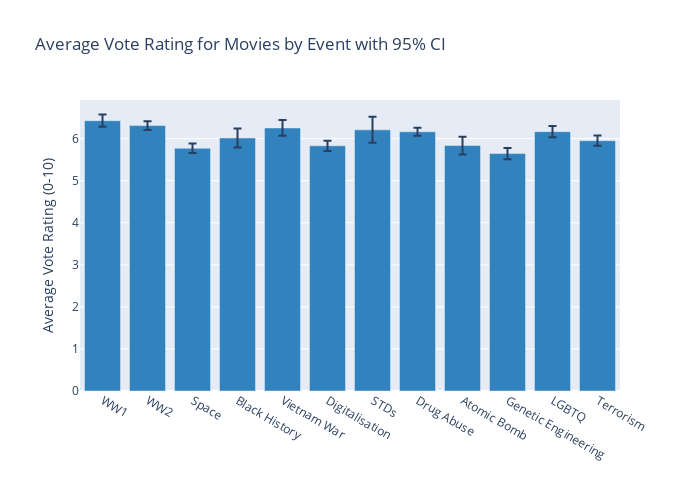

Here is the notebook cell this chart was saved with:
### Code cell
# Create the interactive barplot for vote_average

fig_vote = go.Figure()

fig_vote.add_trace(go.Bar(
    name = "Mean",
    x = events,
    y = all_averages_vote,
    marker = dict(color = f'rgb{tuple(int(x * 255) for x in cm.tab20c(0)[:3])}'),
    error_y = dict(
        type = 'data',
        symmetric = False,
        array = [(high - low) / 2 for low, high in zip(lower_bound_vote, upper_bound_vote)],
        arrayminus = [(high - low) / 2 for low, high in zip(lower_bound_vote, upper_bound_vote)]
    ),
))

fig_vote.update_layout(
    barmode = "group",
    width = 700,
    height = 500,
    xaxis_title = "",
    yaxis_title = "Average Vote Rating (0-10)",
    title = "Average Vote Rating for Movies by Event with 95% CI",
    
)

fig_vote.show()
# fig_vote.write_image("./plots/average_vote_average_bar.png")
#fig_vote.write_html("./plots/average_vote_average_bar.html")

### Figure 1 — Plotly figure (JSON) as saved in the notebook; plotly's stock layout.template omitted (floating-point values rounded to 4 significant figures)
{"data": [{"error_y": {"array": [0.1456, 0.105, 0.1128, 0.2259, 0.1863, 0.1219, 0.3088, 0.09371, 0.2105, 0.1338, 0.1363, 0.1208], "arrayminus": [0.1456, 0.105, 0.1128, 0.2259, 0.1863, 0.1219, 0.3088, 0.09371, 0.2105, 0.1338, 0.1363, 0.1208], "symmetric": false, "type": "data"}, "marker": {"color": "rgb(49, 130, 189)"}, "name": "Mean", "type": "bar", "x": ["WW1", "WW2", "Space", "Black History", "Vietnam War", "Digitalisation", "STDs", "Drug Abuse", "Atomic Bomb", "Genetic Engineering", "LGBTQ", "Terrorism"], "y": [6.428, 6.31, 5.771, 6.016, 6.255, 5.83, 6.209, 6.164, 5.836, 5.645, 6.167, 5.952]}], "layout": {"barmode": "group", "height": 500, "title": {"text": "Average Vote Rating for Movies by Event with 95% CI"}, "width": 700, "xaxis": {"autorange": true, "range": [-0.5, 11.5], "title": {"text": ""}, "type": "category"}, "yaxis": {"autorange": true, "range": [0, 6.919], "title": {"text": "Average Vote Rating (0-10)"}, "type": "linear"}}}
